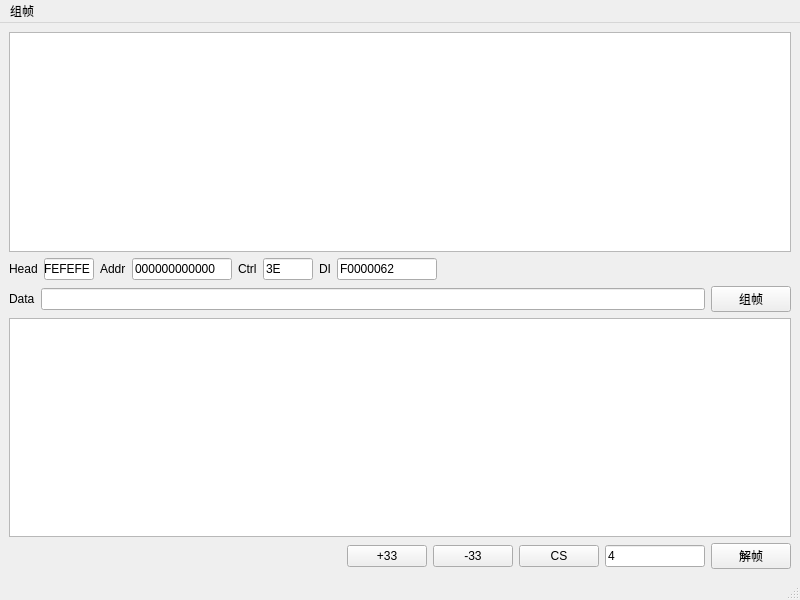
<?xml version="1.0" encoding="UTF-8"?>
<ui version="4.0">
 <class>mainWindow</class>
 <widget class="QMainWindow" name="mainWindow">
  <property name="geometry">
   <rect>
    <x>0</x>
    <y>0</y>
    <width>800</width>
    <height>600</height>
   </rect>
  </property>
  <property name="sizePolicy">
   <sizepolicy hsizetype="Expanding" vsizetype="Expanding">
    <horstretch>0</horstretch>
    <verstretch>0</verstretch>
   </sizepolicy>
  </property>
  <property name="windowTitle">
   <string>DL645Tool V1.1 20210908</string>
  </property>
  <widget class="QWidget" name="centralwidget">
   <layout class="QGridLayout" name="gridLayout">
    <item row="0" column="0">
     <layout class="QVBoxLayout" name="verticalLayout">
      <item>
       <widget class="QTextEdit" name="textEdit_CodeData"/>
      </item>
      <item>
       <layout class="QHBoxLayout" name="horizontalLayout">
        <item>
         <widget class="QLabel" name="label_Head">
          <property name="text">
           <string>Head</string>
          </property>
         </widget>
        </item>
        <item>
         <widget class="QLineEdit" name="lineEdit_FEFE">
          <property name="sizePolicy">
           <sizepolicy hsizetype="Fixed" vsizetype="Fixed">
            <horstretch>0</horstretch>
            <verstretch>0</verstretch>
           </sizepolicy>
          </property>
          <property name="minimumSize">
           <size>
            <width>0</width>
            <height>0</height>
           </size>
          </property>
          <property name="maximumSize">
           <size>
            <width>50</width>
            <height>16777215</height>
           </size>
          </property>
          <property name="sizeIncrement">
           <size>
            <width>0</width>
            <height>0</height>
           </size>
          </property>
          <property name="baseSize">
           <size>
            <width>0</width>
            <height>0</height>
           </size>
          </property>
          <property name="text">
           <string>FEFEFE</string>
          </property>
         </widget>
        </item>
        <item>
         <widget class="QLabel" name="label_Addr">
          <property name="text">
           <string>Addr</string>
          </property>
         </widget>
        </item>
        <item>
         <widget class="QLineEdit" name="lineEdit_Addr">
          <property name="sizePolicy">
           <sizepolicy hsizetype="Fixed" vsizetype="Fixed">
            <horstretch>0</horstretch>
            <verstretch>0</verstretch>
           </sizepolicy>
          </property>
          <property name="minimumSize">
           <size>
            <width>3</width>
            <height>0</height>
           </size>
          </property>
          <property name="maximumSize">
           <size>
            <width>100</width>
            <height>16777215</height>
           </size>
          </property>
          <property name="text">
           <string>000000000000</string>
          </property>
         </widget>
        </item>
        <item>
         <widget class="QLabel" name="label_Ctrl">
          <property name="text">
           <string>Ctrl</string>
          </property>
         </widget>
        </item>
        <item>
         <widget class="QLineEdit" name="lineEdit_Ctrl">
          <property name="sizePolicy">
           <sizepolicy hsizetype="Fixed" vsizetype="Fixed">
            <horstretch>0</horstretch>
            <verstretch>0</verstretch>
           </sizepolicy>
          </property>
          <property name="maximumSize">
           <size>
            <width>50</width>
            <height>16777215</height>
           </size>
          </property>
          <property name="text">
           <string>3E</string>
          </property>
         </widget>
        </item>
        <item>
         <widget class="QLabel" name="label_DI">
          <property name="text">
           <string>DI</string>
          </property>
         </widget>
        </item>
        <item>
         <widget class="QLineEdit" name="lineEdit_DI">
          <property name="sizePolicy">
           <sizepolicy hsizetype="Fixed" vsizetype="Fixed">
            <horstretch>0</horstretch>
            <verstretch>0</verstretch>
           </sizepolicy>
          </property>
          <property name="maximumSize">
           <size>
            <width>100</width>
            <height>16777215</height>
           </size>
          </property>
          <property name="text">
           <string>F0000062</string>
          </property>
         </widget>
        </item>
        <item>
         <spacer name="horizontalSpacer">
          <property name="orientation">
           <enum>Qt::Horizontal</enum>
          </property>
          <property name="sizeHint" stdset="0">
           <size>
            <width>40</width>
            <height>20</height>
           </size>
          </property>
         </spacer>
        </item>
       </layout>
      </item>
      <item>
       <layout class="QHBoxLayout" name="horizontalLayout_3">
        <item>
         <widget class="QLabel" name="label_Data">
          <property name="text">
           <string>Data</string>
          </property>
         </widget>
        </item>
        <item>
         <widget class="QLineEdit" name="lineEdit_Data"/>
        </item>
        <item>
         <widget class="QPushButton" name="pushButton_Code">
          <property name="text">
           <string>组帧</string>
          </property>
         </widget>
        </item>
       </layout>
      </item>
      <item>
       <widget class="QTextEdit" name="textEdit_DecodeData"/>
      </item>
      <item>
       <layout class="QHBoxLayout" name="horizontalLayout_2">
        <item>
         <spacer name="horizontalSpacer_2">
          <property name="orientation">
           <enum>Qt::Horizontal</enum>
          </property>
          <property name="sizeHint" stdset="0">
           <size>
            <width>40</width>
            <height>20</height>
           </size>
          </property>
         </spacer>
        </item>
        <item>
         <widget class="QPushButton" name="pushButton_Add33">
          <property name="text">
           <string>+33</string>
          </property>
         </widget>
        </item>
        <item>
         <widget class="QPushButton" name="pushButton_Sub33">
          <property name="text">
           <string>-33</string>
          </property>
         </widget>
        </item>
        <item>
         <widget class="QPushButton" name="pushButton_CS">
          <property name="text">
           <string>CS</string>
          </property>
         </widget>
        </item>
        <item>
         <widget class="QLineEdit" name="lineEdit_Low">
          <property name="sizePolicy">
           <sizepolicy hsizetype="Fixed" vsizetype="Fixed">
            <horstretch>0</horstretch>
            <verstretch>0</verstretch>
           </sizepolicy>
          </property>
          <property name="maximumSize">
           <size>
            <width>100</width>
            <height>16777215</height>
           </size>
          </property>
          <property name="text">
           <string>4</string>
          </property>
         </widget>
        </item>
        <item>
         <widget class="QPushButton" name="pushButton_DeCode">
          <property name="text">
           <string>解帧</string>
          </property>
         </widget>
        </item>
       </layout>
      </item>
     </layout>
    </item>
   </layout>
  </widget>
  <widget class="QMenuBar" name="menubar">
   <property name="geometry">
    <rect>
     <x>0</x>
     <y>0</y>
     <width>800</width>
     <height>23</height>
    </rect>
   </property>
   <widget class="QMenu" name="menu">
    <property name="title">
     <string>组帧</string>
    </property>
    <addaction name="action_TempCali"/>
    <addaction name="action_FFF1"/>
   </widget>
   <addaction name="menu"/>
  </widget>
  <widget class="QStatusBar" name="statusbar"/>
  <action name="action_TempCali">
   <property name="text">
    <string>温度补偿</string>
   </property>
  </action>
  <action name="action_FFF1">
   <property name="text">
    <string>校表FFF1</string>
   </property>
  </action>
 </widget>
 <resources/>
 <connections/>
</ui>
